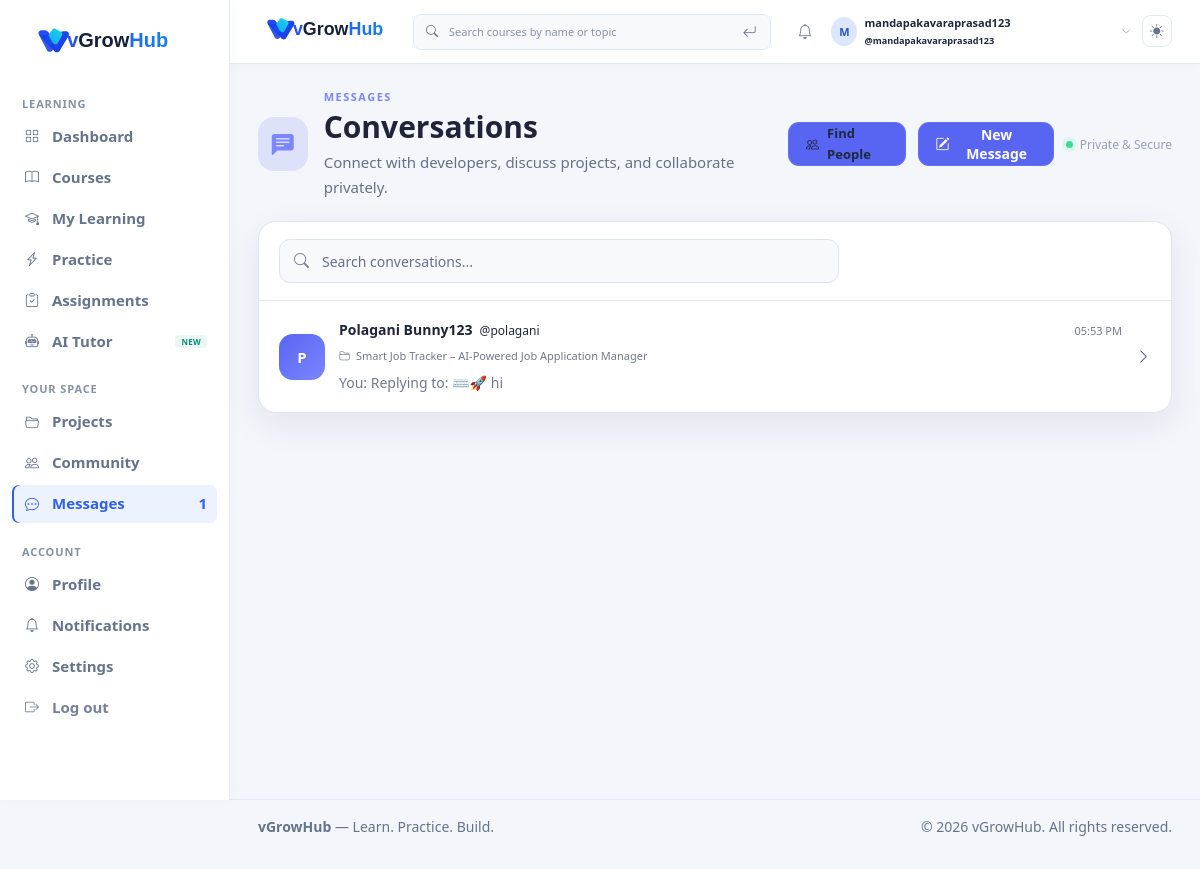
The app's page /messages/ (signed in), older data.
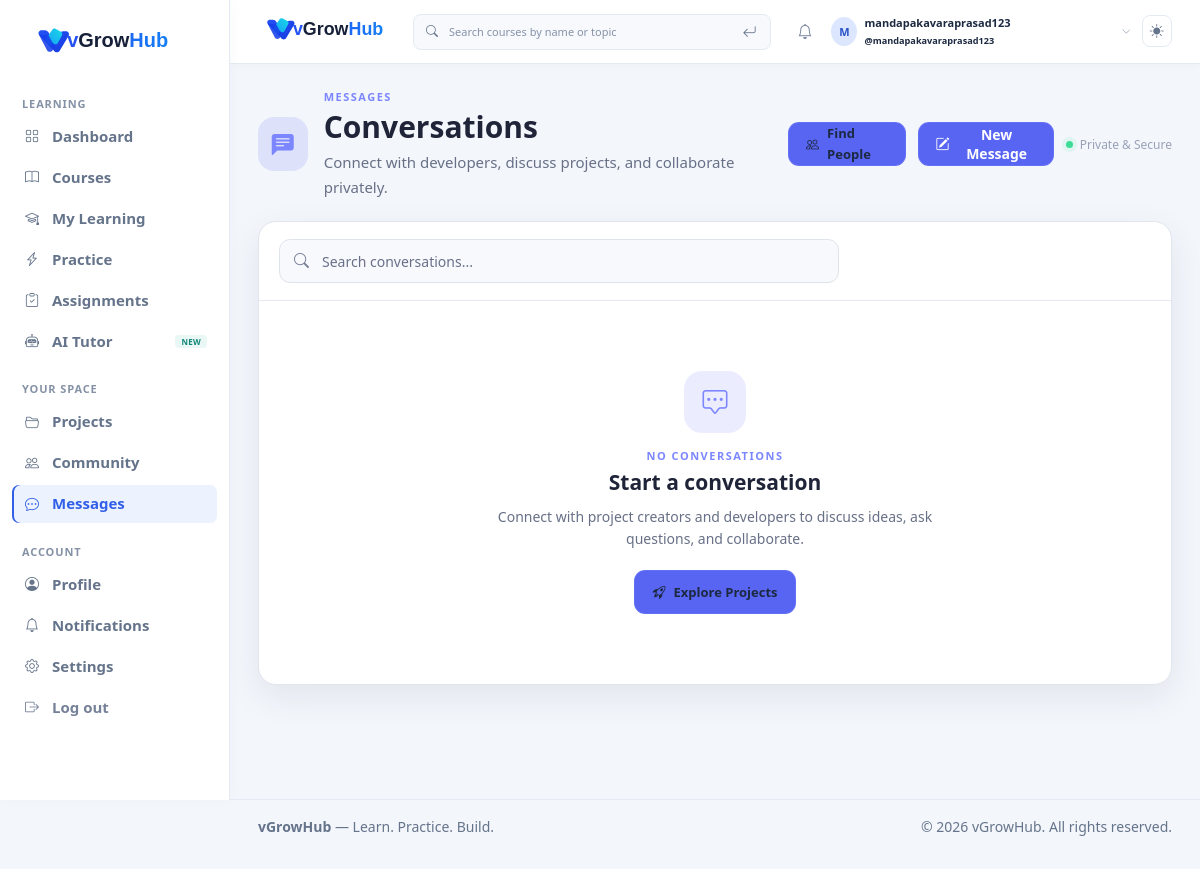
The same page, newer data.
### blog/models.py (models this page shows, shortened)
class Conversation(models.Model):
    project = models.ForeignKey(
        Project,
        on_delete=models.CASCADE,
        related_name="conversations",
        null=True,
        blank=True
    )
    project_owner = models.ForeignKey(
        User,
        on_delete=models.CASCADE,
        related_name="project_owner_conversations"
    )
    participant = models.ForeignKey(
        User,
        on_delete=models.CASCADE,
        related_name="project_participant_conversations"
    )
    created_at = models.DateTimeField(
        auto_now_add=True
    )
    updated_at = models.DateTimeField(
        auto_now=True
    )
    class Meta:
        constraints = [
            models.UniqueConstraint(
                fields=[
                    "project",
                    "project_owner",
                    "participant"
                ],
                name="unique_project_conversation"
            ),
            models.UniqueConstraint(
                fields=("project_owner", "participant"),
                condition=models.Q(project__isnull=True),
                name="unique_personal_conversation",
            ),
        ]

class UserProfile(models.Model):
    GOAL_CHOICES = [
        ('python', 'Learn Python'),
        ('full_stack', 'Become a Full Stack Developer'),
        ('django', 'Learn Django'),
        ('dsa', 'Improve DSA'),
        ('interview', 'Prepare for Interviews'),
        ('projects', 'Build Projects'),
        ('job', 'Get Job Ready'),
        ('other', 'Other'),
        ('skill', 'Learn a New Skill'),
    ]
    user = models.OneToOneField(
        User,
        on_delete=models.CASCADE,
        related_name='profile_data'
    )
    display_name = models.CharField(
        max_length=150,
        blank=True,
        default=''
    )
    profile_picture = models.ImageField(
        upload_to='profile_pictures/',
        blank=True,
        null=True
    )
    is_private = models.BooleanField(
        default=False
    )
    goal = models.CharField(
        max_length=20,
        choices=GOAL_CHOICES,
        blank=True,
        null=True
    )
    onboarding_completed = models.BooleanField(
        default=True
    )
    is_deactivated = models.BooleanField(
        default=False
    )
    deactivated_at = models.DateTimeField(
        null=True,
        blank=True,
    )
    deletion_requested_at = models.DateTimeField(
        null=True,
        blank=True,
    )
    scheduled_deletion_at = models.DateTimeField(
        null=True,
        blank=True,
    )
    created_at = models.DateTimeField(
        auto_now_add=True
    )
    updated_at = models.DateTimeField(
        auto_now=True
    )

class Project(models.Model):
    STATUS_CHOICES = [
        ("idea", "Idea"),
        ("development", "In Development"),
        ("completed", "Completed"),
        ("live", "Live"),
    ]
    owner = models.ForeignKey(
        User,
        on_delete=models.CASCADE,
        related_name="projects"
    )
    title = models.CharField(
        max_length=200
    )
    short_description = models.CharField(
        max_length=300
    )
    description = models.TextField()
    category = models.CharField(
        max_length=100
    )
    tech_stack = models.CharField(
        max_length=500,
        blank=True
    )
    status = models.CharField(
        max_length=20,
        choices=STATUS_CHOICES,
        default="idea"
    )
    problem = models.TextField(
        blank=True
    )
    features = models.TextField(
        blank=True
    )
    github_url = models.URLField(
        blank=True
    )
    live_demo_url = models.URLField(
        blank=True
    )
    looking_for_collaborators = models.BooleanField(
        default=False
    )
    collaborator_types = models.CharField(
        max_length=500,
        blank=True
    )
    original_description = models.TextField(
        blank=True
    )
    ai_improved_description = models.TextField(
        blank=True
    )
    ai_improved = models.BooleanField(
        default=False
    )
    created_at = models.DateTimeField(
        auto_now_add=True
    )
    updated_at = models.DateTimeField(
        auto_now=True
    )

class Message(models.Model):
    conversation = models.ForeignKey(
        Conversation,
        on_delete=models.CASCADE,
        related_name="messages"
    )
    sender = models.ForeignKey(
        User,
        on_delete=models.CASCADE,
        related_name="sent_project_messages"
    )
    content = models.TextField()
    is_delivered = models.BooleanField(
        default=False
    )
    is_read = models.BooleanField(
        default=False
    )
    deleted_for_everyone = models.BooleanField(
        default=False
    )
    deleted_for_users = models.ManyToManyField(
        User,
        blank=True,
        related_name="deleted_messages"
    )
    created_at = models.DateTimeField(
        auto_now_add=True
    )
    class Meta:
        ordering = ["created_at"]

### blog/views.py (the view)
@login_required
def messages_list(request):
    conversations = Conversation.objects.filter(
        Q(project_owner=request.user) |
        Q(participant=request.user)
    ).select_related(
        "project",
        "project_owner__profile_data",
        "participant__profile_data"
    ).prefetch_related(
        "messages__sender"
    ).order_by(
        "-updated_at"
    )
    blocked_user_ids = UserBlock.objects.filter(
        blocker=request.user
    ).values_list('blocked_id', flat=True).union(
        UserBlock.objects.filter(
            blocked=request.user
        ).values_list('blocker_id', flat=True)
    )
    conversations = conversations.exclude(
        project_owner_id__in=blocked_user_ids
    ).exclude(
        participant_id__in=blocked_user_ids
    )
    conversations = [
        conversation
        for conversation in conversations
        if conversation.project_id is not None
        or _can_message_between(
            request.user,
            conversation.participant
            if conversation.project_owner_id == request.user.id
            else conversation.project_owner,
        )
    ]
    for conversation in conversations:
        conversation.unread_count = conversation.messages.filter(
            is_read=False
        ).exclude(
            sender=request.user
        ).count()
        last_message = conversation.messages.order_by(
            "-created_at"
        ).first()
        conversation.last_message = last_message
        if last_message:
            conversation.last_message_time = (
                last_message.created_at.strftime(
                    "%I:%M %p"
                )
            )
        else:
            conversation.last_message_time = ""
    accepted_following_ids = FollowRequest.objects.filter(
        sender=request.user,
        status='ACCEPTED',
    ).values_list('receiver_id', flat=True)
    mutual_contact_ids = FollowRequest.objects.filter(
        sender_id__in=accepted_following_ids,
        receiver=request.user,
        status='ACCEPTED',
    ).values_list('sender_id', flat=True)
    available_users = User.objects.filter(
        id__in=mutual_contact_ids,
    ).exclude(
        id__in=blocked_user_ids,
    ).order_by(
        "username"
    ).select_related("profile_data")
    return render(
        request,
        "blog/messages.html",
        {
            "conversations": conversations,
            "available_users": available_users,
        }
    )

### blog/context_processors.py (called while the page is built)
def site_name(request):
    return {
        "SITE_NAME": settings.SITE_NAME
    }

def unread_message_count(request):
    if not request.user.is_authenticated:
        return {
            "UNREAD_MESSAGE_COUNT": 0
        }
    count = Message.objects.filter(
        Q(conversation__project_owner=request.user) |
        Q(conversation__participant=request.user),
        is_read=False
    ).exclude(
        sender=request.user
    ).count()
    return {
        "UNREAD_MESSAGE_COUNT": count
    }

### blog/views.py (called while the page is built)
def _users_blocked(user_a, user_b):
    return UserBlock.objects.filter(
        Q(blocker=user_a, blocked=user_b)
        | Q(blocker=user_b, blocked=user_a)
    ).exists()

def _account_unavailable(user):
    return UserProfile.objects.filter(
        user=user,
    ).filter(
        Q(is_deactivated=True) | Q(scheduled_deletion_at__isnull=False)
    ).exists()

### templates/blog/messages.html (shortened to what the changed rows need)
{% extends "blog/base.html" %}
{% load static %}
{% block extra_css %}
<link rel="stylesheet" href="{% static 'css/messages.css' %}">
{% endblock %}
{% block content %}
<div class="messages-page">
    <div class="messages-header">
        <div class="messages-header-content">
            <div class="messages-title-row">
                <div>
                    <h1>
                        Conversations
                    </h1>
                </div>
            </div>
        </div>
    </div>
    <section class="messages-card">
        {% if conversations %}
        <div class="conversation-list" id="conversationList">
            {% for conversation in conversations %}
            {% if conversation.project %}
            {% if conversation.project_owner == request.user %}
            {% with chat_user=conversation.participant %}
            <a href="{% url 'blog:conversation_detail' conversation.id %}" class="conversation-item"
                data-conversation-search="{{ chat_user.profile_data.display_name|default:chat_user.username }} @{{ chat_user.username|lower }} {{ conversation.project.title }} {% if conversation.last_message %}{{ conversation.last_message.content }}{% endif %}">
                {% if chat_user.profile_data.profile_picture %}
                <img class="conversation-avatar" src="{{ chat_user.profile_data.profile_picture.url }}"
                    alt="{{ chat_user.profile_data.display_name|default:chat_user.username }}"
                    style="object-fit:cover;">
                {% else %}
                <div class="conversation-avatar">
                    {{ chat_user.profile_data.display_name|default:chat_user.username|first|upper }}
                </div>
                {% endif %}
                <div class="conversation-info">
                    <div class="conversation-top">
                        <strong>
                            {{ chat_user.profile_data.display_name|default:chat_user.username }}
                        </strong>
                        <small>@{{ chat_user.username|lower }}</small>
                        {% if conversation.unread_count %}
                        <span class="unread-badge">
                            {{ conversation.unread_count }}
                        </span>
                        {% endif %}
                        {% if conversation.last_message_time %}
                        <span class="conversation-time">
                            {{ conversation.last_message_time }}
                        </span>
                        {% endif %}
                    </div>
                    <div class="conversation-project">
                        <i class="bi bi-folder2-open"></i>
                        {{ conversation.project.title }}
                    </div>
                    <p class="conversation-preview">
                        {% if conversation.last_message %}
                        {% if conversation.last_message.sender == request.user %}
                        You:
                        {% endif %}
                        {{ conversation.last_message.content|truncatechars:65 }}
                        {% else %}
                        Project conversation
                        {% endif %}
                    </p>
                </div>
                <i class="bi bi-chevron-right conversation-arrow"></i>
            </a>
            {% endwith %}
            {% else %}
            <a href="{% url 'blog:conversation_detail' conversation.id %}" class="conversation-item"
                data-conversation-search="{{ conversation.project_owner.profile_data.display_name|default:conversation.project_owner.username }} @{{ conversation.project_owner.username|lower }} {{ conversation.project.title }} {% if conversation.last_message %}{{ conversation.last_message.content }}{% endif %}">
                {% if conversation.project_owner.profile_data.profile_picture %}
                <img class="conversation-avatar"
                    src="{{ conversation.project_owner.profile_data.profile_picture.url }}"
                    alt="{{ conversation.project_owner.profile_data.display_name|default:conversation.project_owner.username }}"
                    style="object-fit:cover;">
                {% else %}
                <div class="conversation-avatar">
                    {{ conversation.project_owner.profile_data.display_name|default:conversation.project_owner.username|first|upper }}
                </div>
                {% endif %}
                <div class="conversation-info">
                    <div class="conversation-top">
                        <strong>
                            {{ conversation.project_owner.profile_data.display_name|default:conversation.project_owner.username }}
                        </strong>
                        <small>@{{ conversation.project_owner.username|lower }}</small>
                        {% if conversation.last_message_time %}
                        <span class="conversation-time">
                            {{ conversation.last_message_time }}
                        </span>
                        {% endif %}
                    </div>
                    <div class="conversation-project">
                        <i class="bi bi-folder2-open"></i>
                        {{ conversation.project.title }}
                    </div>
                    <p class="conversation-preview">
                        {% if conversation.last_message %}
                        {% if conversation.last_message.sender == request.user %}
                        You:
                        {% endif %}
                        {{ conversation.last_message.content|truncatechars:65 }}
                        {% else %}
                        Project conversation
                        {% endif %}
                    </p>
                </div>
                <i class="bi bi-chevron-right conversation-arrow"></i>
            </a>
            {% endif %}
            {% endif %}
            {% endfor %}
        </div>
        {% else %}
        <div class="messages-empty">
            <div class="messages-empty-icon">
                <i class="bi bi-chat-square-dots"></i>
            </div>
            <span class="messages-empty-label">
                NO CONVERSATIONS
            </span>
            <h2>
                Start a conversation
            </h2>
            <p>
                Connect with project creators and developers
                to discuss ideas, ask questions, and collaborate.
            </p>
            <a href="{% url 'blog:projects' %}" class="messages-empty-btn">
                <i class="bi bi-rocket-takeoff"></i>
                Explore Projects
            </a>
        </div>
        {% endif %}
    </section>
</div>
{% endblock %}

Row changes from the older to the newer data that the page shows:
removed Conversation: project_owner.profile_data.display_name|first "P", project_owner.profile_data.display_name "Polagani Bunny123", project_owner.username "polagani", last_message_time "05:53 PM", project "Smart Job Tracker – AI-Powered Job Application Manager", shows "You:", last_message.content "Replying to: ⌨️🚀 hi"
Text that changed along with them:
{{ unread_count }}: "1" → (not shown)
text now shown: "NO CONVERSATIONS Start a conversation Connect with project creators and developers to discuss ideas, ask questions, and collaborate. Explore Projects"
